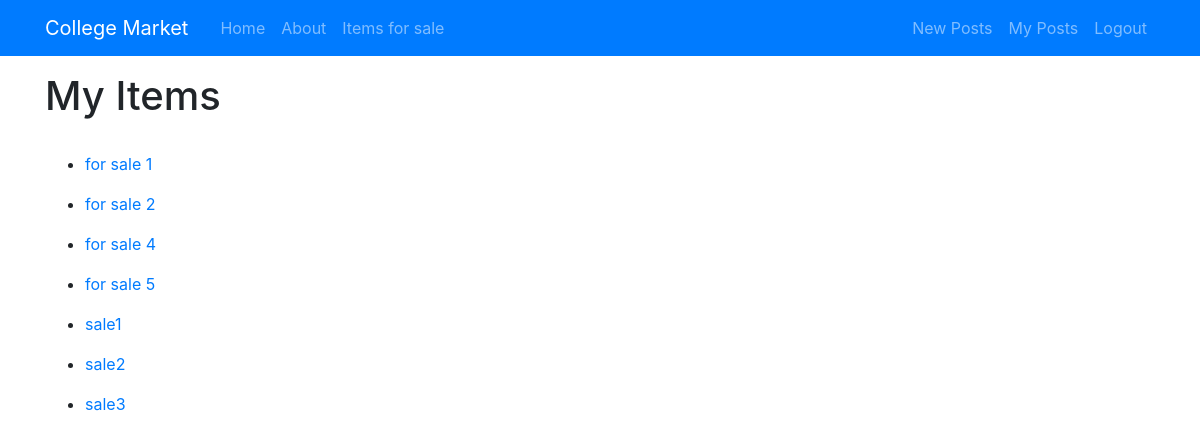
Page /post/forsale (signed in) on the earlier database version.
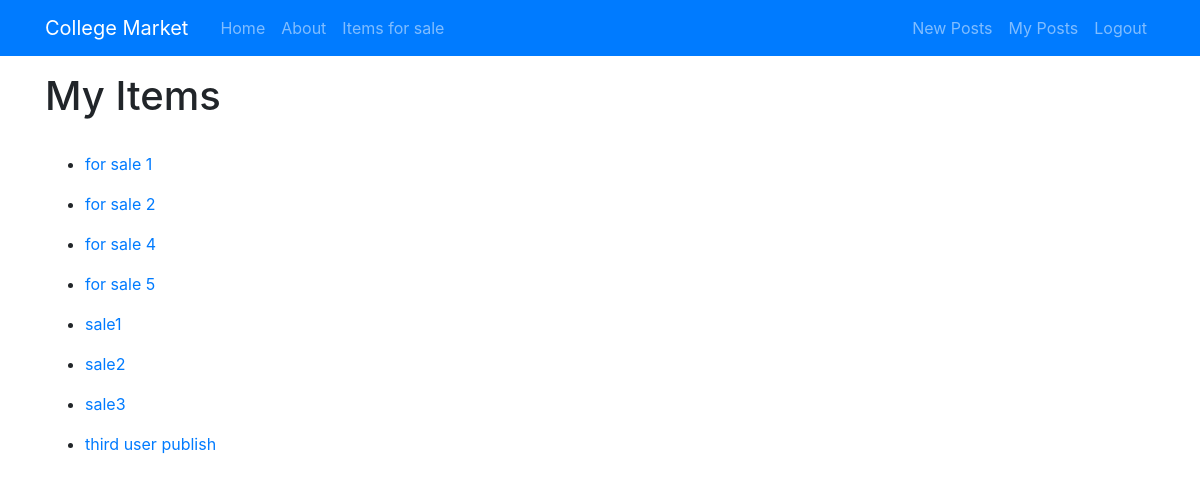
Same page on the later database version.
### posts/models.py (models this page shows)
class Post(models.Model):
    user = models.ForeignKey(User, on_delete=models.CASCADE, related_name="post" , null=True)
    title = models.CharField(max_length=255)
    body = models.TextField(null=True)
    updated_on = models.DateTimeField(auto_now= True)
    created_on = models.DateTimeField(auto_now_add=True, null=True)
    category = models.IntegerField(choices=CATEGORY, default=0)
    cover = models.ImageField(upload_to='images/', null=True , blank=True)
    condition = models.IntegerField(choices=CONDITION , default = 4)
    price = models.FloatField(null=True ,blank=True)
    publish = models.IntegerField(choices=STATUS, default=0)

### posts/views.py (the view)
# urls.py: path('forsale' , ForSaleListView.as_view(), name='for_sale')
class ForSaleListView(ListView):
    model = Post
    template_name = '../templates/forsale.html'

### posts/templates/forsale.html
{% extends 'base.html' %}
{% block content %}
<br><br><br>
{% if user.is_authenticated %}
  <h1>My Items</h1>
  <br>
    {% for post in object_list %}
      {% if post.publish == 1 %}
            <ul>
              <li><a href="{{ post.pk }}">{{ post.title }}</a></li>
            </ul>
      {% endif %}
    {% endfor %}
{% else %}
  <p>You are not allowed to see this list</p>
  <meta http-equiv = "refresh" content = "2"; url ='/post' />
{% endif %}
{% endblock %}

Differences in the rows shown:
added Post: title "third user publish"
